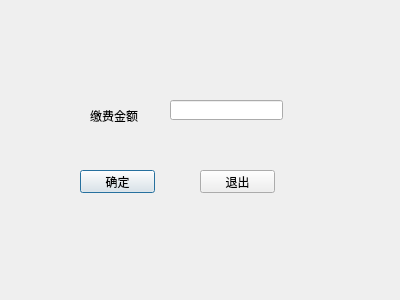
<?xml version="1.0" encoding="UTF-8"?>
<ui version="4.0">
 <class>MoneyDialog</class>
 <widget class="QDialog" name="MoneyDialog">
  <property name="geometry">
   <rect>
    <x>0</x>
    <y>0</y>
    <width>400</width>
    <height>300</height>
   </rect>
  </property>
  <property name="windowTitle">
   <string>缴费充值</string>
  </property>
  <property name="styleSheet">
   <string notr="true">background-image: url(:/new/myimage/image/2background.png);</string>
  </property>
  <widget class="QPushButton" name="okpushButton">
   <property name="geometry">
    <rect>
     <x>80</x>
     <y>170</y>
     <width>75</width>
     <height>23</height>
    </rect>
   </property>
   <property name="sizePolicy">
    <sizepolicy hsizetype="Fixed" vsizetype="Fixed">
     <horstretch>0</horstretch>
     <verstretch>0</verstretch>
    </sizepolicy>
   </property>
   <property name="text">
    <string>确定</string>
   </property>
  </widget>
  <widget class="QLineEdit" name="lineEdit">
   <property name="geometry">
    <rect>
     <x>170</x>
     <y>100</y>
     <width>113</width>
     <height>20</height>
    </rect>
   </property>
  </widget>
  <widget class="QLabel" name="label">
   <property name="geometry">
    <rect>
     <x>90</x>
     <y>110</y>
     <width>54</width>
     <height>12</height>
    </rect>
   </property>
   <property name="sizePolicy">
    <sizepolicy hsizetype="Fixed" vsizetype="Fixed">
     <horstretch>0</horstretch>
     <verstretch>0</verstretch>
    </sizepolicy>
   </property>
   <property name="text">
    <string>缴费金额</string>
   </property>
  </widget>
  <widget class="QPushButton" name="exitpushButton">
   <property name="geometry">
    <rect>
     <x>200</x>
     <y>170</y>
     <width>75</width>
     <height>23</height>
    </rect>
   </property>
   <property name="sizePolicy">
    <sizepolicy hsizetype="Fixed" vsizetype="Fixed">
     <horstretch>0</horstretch>
     <verstretch>0</verstretch>
    </sizepolicy>
   </property>
   <property name="text">
    <string>退出</string>
   </property>
  </widget>
 </widget>
 <resources/>
 <connections/>
</ui>
